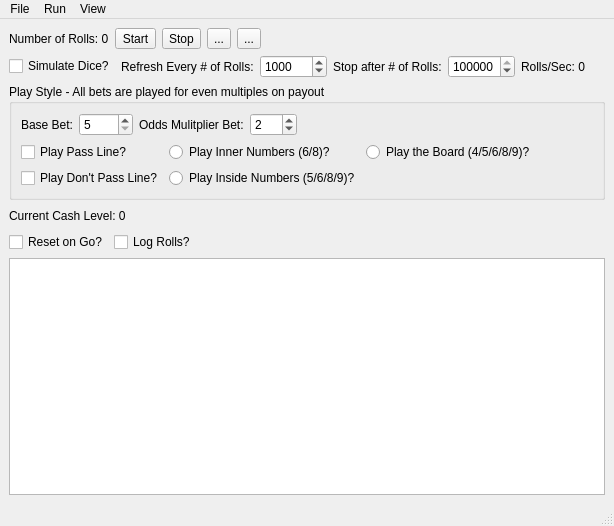
<?xml version="1.0" encoding="UTF-8"?>
<ui version="4.0">
 <class>CMainWindow</class>
 <widget class="QMainWindow" name="CMainWindow">
  <property name="geometry">
   <rect>
    <x>0</x>
    <y>0</y>
    <width>614</width>
    <height>526</height>
   </rect>
  </property>
  <property name="windowTitle">
   <string>Craps Simulator</string>
  </property>
  <widget class="QWidget" name="centralwidget">
   <layout class="QGridLayout" name="gridLayout">
    <item row="0" column="0" colspan="3">
     <layout class="QHBoxLayout" name="horizontalLayout">
      <item>
       <widget class="QLabel" name="rollsLabel">
        <property name="text">
         <string>Number of Rolls: 0</string>
        </property>
       </widget>
      </item>
      <item>
       <widget class="QToolButton" name="start">
        <property name="text">
         <string>Start</string>
        </property>
        <property name="icon">
         <iconset resource="application.qrc">
          <normaloff>:/resources/start.png</normaloff>:/resources/start.png</iconset>
        </property>
       </widget>
      </item>
      <item>
       <widget class="QToolButton" name="stop">
        <property name="text">
         <string>Stop</string>
        </property>
        <property name="icon">
         <iconset resource="application.qrc">
          <normaloff>:/resources/stop.png</normaloff>:/resources/stop.png</iconset>
        </property>
       </widget>
      </item>
      <item>
       <widget class="QToolButton" name="clear">
        <property name="text">
         <string>...</string>
        </property>
        <property name="icon">
         <iconset resource="application.qrc">
          <normaloff>:/resources/clear.png</normaloff>:/resources/clear.png</iconset>
        </property>
       </widget>
      </item>
      <item>
       <widget class="QToolButton" name="refresh">
        <property name="text">
         <string>...</string>
        </property>
        <property name="icon">
         <iconset resource="application.qrc">
          <normaloff>:/resources/refresh.png</normaloff>:/resources/refresh.png</iconset>
        </property>
       </widget>
      </item>
      <item>
       <spacer name="horizontalSpacer_6">
        <property name="orientation">
         <enum>Qt::Horizontal</enum>
        </property>
        <property name="sizeHint" stdset="0">
         <size>
          <width>40</width>
          <height>20</height>
         </size>
        </property>
       </spacer>
      </item>
     </layout>
    </item>
    <item row="1" column="0" colspan="3">
     <layout class="QHBoxLayout" name="horizontalLayout_4">
      <item>
       <widget class="QCheckBox" name="simulateDice">
        <property name="text">
         <string>Simulate Dice?</string>
        </property>
       </widget>
      </item>
      <item>
       <widget class="QLabel" name="label_3">
        <property name="text">
         <string>Refresh Every # of Rolls:</string>
        </property>
       </widget>
      </item>
      <item>
       <widget class="QSpinBox" name="refreshRate">
        <property name="minimum">
         <number>1</number>
        </property>
        <property name="maximum">
         <number>1000000</number>
        </property>
        <property name="value">
         <number>1000</number>
        </property>
       </widget>
      </item>
      <item>
       <widget class="QLabel" name="label_5">
        <property name="text">
         <string>Stop after # of Rolls:</string>
        </property>
       </widget>
      </item>
      <item>
       <widget class="QSpinBox" name="stopRolls">
        <property name="minimum">
         <number>1</number>
        </property>
        <property name="maximum">
         <number>100000000</number>
        </property>
        <property name="value">
         <number>100000</number>
        </property>
       </widget>
      </item>
      <item>
       <widget class="QLabel" name="rollsPerSec">
        <property name="text">
         <string>Rolls/Sec: 0</string>
        </property>
       </widget>
      </item>
      <item>
       <spacer name="horizontalSpacer">
        <property name="orientation">
         <enum>Qt::Horizontal</enum>
        </property>
        <property name="sizeHint" stdset="0">
         <size>
          <width>167</width>
          <height>20</height>
         </size>
        </property>
       </spacer>
      </item>
     </layout>
    </item>
    <item row="2" column="0" colspan="3">
     <widget class="QGroupBox" name="playStyle">
      <property name="title">
       <string>Play Style - All bets are played for even multiples on payout</string>
      </property>
      <layout class="QGridLayout" name="gridLayout_2">
       <item row="1" column="0">
        <widget class="QCheckBox" name="playPass">
         <property name="text">
          <string>Play Pass Line?</string>
         </property>
         <property name="checked">
          <bool>false</bool>
         </property>
        </widget>
       </item>
       <item row="0" column="0" colspan="4">
        <layout class="QHBoxLayout" name="horizontalLayout_3">
         <item>
          <widget class="QLabel" name="label_4">
           <property name="text">
            <string>Base Bet:</string>
           </property>
          </widget>
         </item>
         <item>
          <widget class="QSpinBox" name="baseBet">
           <property name="minimum">
            <number>5</number>
           </property>
           <property name="maximum">
            <number>1000</number>
           </property>
           <property name="singleStep">
            <number>5</number>
           </property>
          </widget>
         </item>
         <item>
          <widget class="QLabel" name="label_6">
           <property name="text">
            <string>Odds Mulitplier Bet:</string>
           </property>
          </widget>
         </item>
         <item>
          <widget class="QSpinBox" name="oddsBet">
           <property name="maximum">
            <number>100</number>
           </property>
           <property name="value">
            <number>2</number>
           </property>
          </widget>
         </item>
         <item>
          <spacer name="horizontalSpacer_3">
           <property name="orientation">
            <enum>Qt::Horizontal</enum>
           </property>
           <property name="sizeHint" stdset="0">
            <size>
             <width>40</width>
             <height>20</height>
            </size>
           </property>
          </spacer>
         </item>
        </layout>
       </item>
       <item row="2" column="0">
        <widget class="QCheckBox" name="playDontPass">
         <property name="text">
          <string>Play Don't Pass Line?</string>
         </property>
        </widget>
       </item>
       <item row="1" column="3">
        <spacer name="horizontalSpacer_5">
         <property name="orientation">
          <enum>Qt::Horizontal</enum>
         </property>
         <property name="sizeHint" stdset="0">
          <size>
           <width>40</width>
           <height>20</height>
          </size>
         </property>
        </spacer>
       </item>
       <item row="1" column="1">
        <widget class="QRadioButton" name="playInnerNumbers">
         <property name="text">
          <string>Play Inner Numbers (6/8)?</string>
         </property>
        </widget>
       </item>
       <item row="1" column="2">
        <widget class="QRadioButton" name="playBoard">
         <property name="text">
          <string>Play the Board (4/5/6/8/9)?</string>
         </property>
        </widget>
       </item>
       <item row="2" column="1">
        <widget class="QRadioButton" name="playInsideNumbers">
         <property name="text">
          <string>Play Inside Numbers (5/6/8/9)?</string>
         </property>
        </widget>
       </item>
      </layout>
     </widget>
    </item>
    <item row="3" column="0" colspan="2">
     <layout class="QHBoxLayout" name="horizontalLayout_2">
      <item>
       <widget class="QLabel" name="currentCash">
        <property name="text">
         <string>Current Cash Level: 0</string>
        </property>
       </widget>
      </item>
      <item>
       <spacer name="horizontalSpacer_2">
        <property name="orientation">
         <enum>Qt::Horizontal</enum>
        </property>
        <property name="sizeHint" stdset="0">
         <size>
          <width>40</width>
          <height>20</height>
         </size>
        </property>
       </spacer>
      </item>
     </layout>
    </item>
    <item row="4" column="0">
     <widget class="QCheckBox" name="resetOnGo">
      <property name="text">
       <string>Reset on Go?</string>
      </property>
     </widget>
    </item>
    <item row="4" column="1">
     <widget class="QCheckBox" name="logRolls">
      <property name="text">
       <string>Log Rolls?</string>
      </property>
     </widget>
    </item>
    <item row="4" column="2">
     <spacer name="horizontalSpacer_4">
      <property name="orientation">
       <enum>Qt::Horizontal</enum>
      </property>
      <property name="sizeHint" stdset="0">
       <size>
        <width>40</width>
        <height>20</height>
       </size>
      </property>
     </spacer>
    </item>
    <item row="5" column="0" colspan="3">
     <widget class="QPlainTextEdit" name="log">
      <property name="readOnly">
       <bool>true</bool>
      </property>
     </widget>
    </item>
   </layout>
  </widget>
  <widget class="QMenuBar" name="menubar">
   <property name="geometry">
    <rect>
     <x>0</x>
     <y>0</y>
     <width>614</width>
     <height>21</height>
    </rect>
   </property>
   <widget class="QMenu" name="menuFile">
    <property name="title">
     <string>File</string>
    </property>
    <addaction name="actionQuit"/>
   </widget>
   <widget class="QMenu" name="menuRun">
    <property name="title">
     <string>Run</string>
    </property>
    <addaction name="actionStart"/>
    <addaction name="actionStop"/>
    <addaction name="actionClear"/>
   </widget>
   <widget class="QMenu" name="menuView">
    <property name="title">
     <string>View</string>
    </property>
    <addaction name="actionDice"/>
    <addaction name="actionTable"/>
   </widget>
   <addaction name="menuFile"/>
   <addaction name="menuRun"/>
   <addaction name="menuView"/>
  </widget>
  <widget class="QStatusBar" name="statusbar"/>
  <action name="actionQuit">
   <property name="text">
    <string>Quit</string>
   </property>
   <property name="iconText">
    <string>&amp;Quit</string>
   </property>
   <property name="shortcut">
    <string>Alt+F4</string>
   </property>
  </action>
  <action name="actionStart">
   <property name="icon">
    <iconset resource="application.qrc">
     <normaloff>:/resources/start.png</normaloff>:/resources/start.png</iconset>
   </property>
   <property name="text">
    <string>Start</string>
   </property>
  </action>
  <action name="actionStop">
   <property name="icon">
    <iconset resource="application.qrc">
     <normaloff>:/resources/stop.png</normaloff>:/resources/stop.png</iconset>
   </property>
   <property name="text">
    <string>Stop</string>
   </property>
  </action>
  <action name="actionClear">
   <property name="icon">
    <iconset resource="application.qrc">
     <normaloff>:/resources/clear.png</normaloff>:/resources/clear.png</iconset>
   </property>
   <property name="text">
    <string>Clear</string>
   </property>
  </action>
  <action name="actionDice">
   <property name="checkable">
    <bool>true</bool>
   </property>
   <property name="text">
    <string>Dice</string>
   </property>
  </action>
  <action name="actionTable">
   <property name="checkable">
    <bool>true</bool>
   </property>
   <property name="text">
    <string>Table</string>
   </property>
  </action>
 </widget>
 <tabstops>
  <tabstop>start</tabstop>
  <tabstop>stop</tabstop>
  <tabstop>clear</tabstop>
  <tabstop>refresh</tabstop>
  <tabstop>baseBet</tabstop>
  <tabstop>oddsBet</tabstop>
  <tabstop>playPass</tabstop>
  <tabstop>playInnerNumbers</tabstop>
  <tabstop>playBoard</tabstop>
  <tabstop>playDontPass</tabstop>
  <tabstop>playInsideNumbers</tabstop>
  <tabstop>resetOnGo</tabstop>
  <tabstop>logRolls</tabstop>
  <tabstop>log</tabstop>
 </tabstops>
 <resources>
  <include location="application.qrc"/>
 </resources>
 <connections>
  <connection>
   <sender>actionQuit</sender>
   <signal>triggered()</signal>
   <receiver>CMainWindow</receiver>
   <slot>close()</slot>
   <hints>
    <hint type="sourcelabel">
     <x>-1</x>
     <y>-1</y>
    </hint>
    <hint type="destinationlabel">
     <x>500</x>
     <y>332</y>
    </hint>
   </hints>
  </connection>
 </connections>
</ui>
